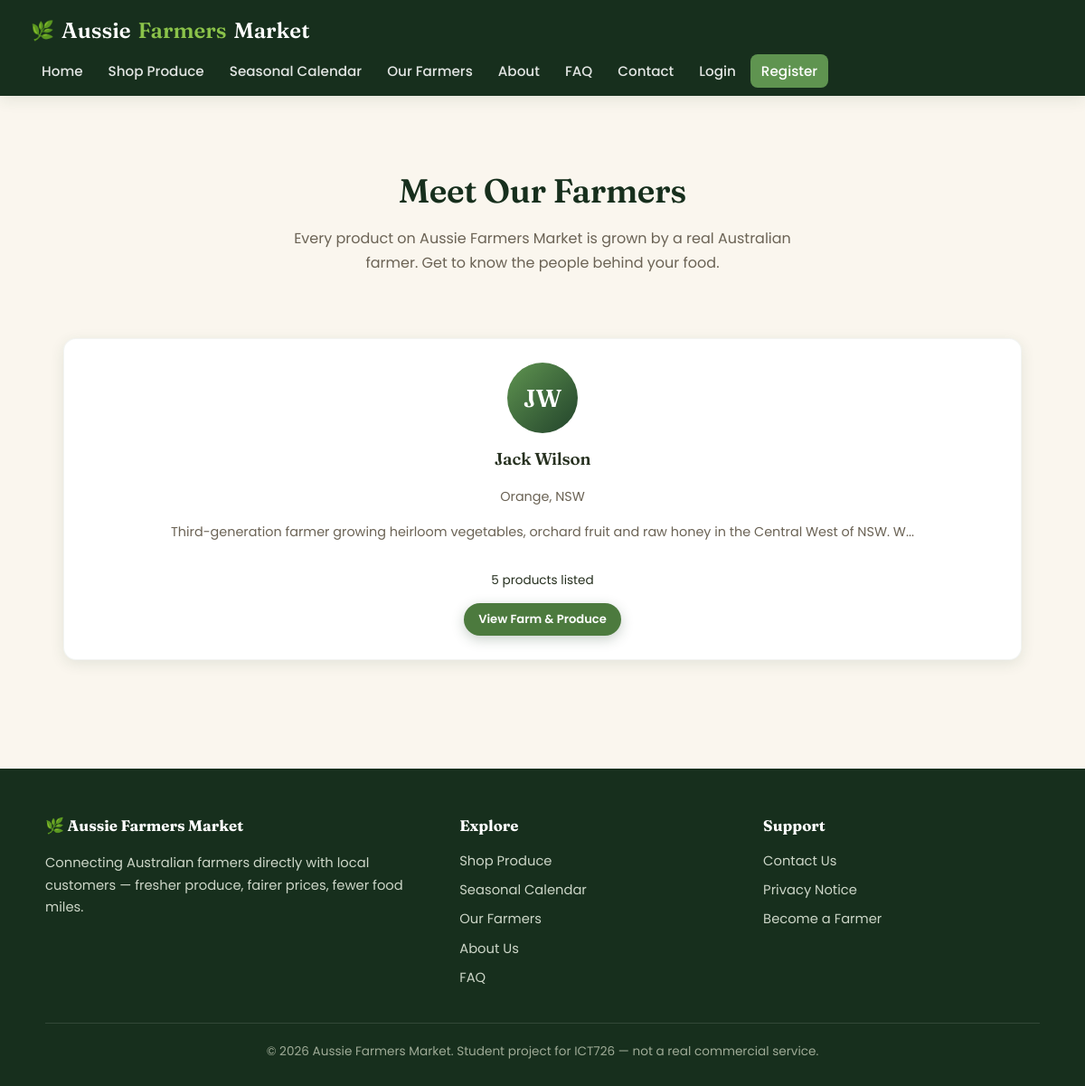
The app's page /farmers.php with its own data.
### tables this page shows
CREATE TABLE users (
    user_id INT AUTO_INCREMENT PRIMARY KEY,
    full_name VARCHAR(100) NOT NULL,
    email VARCHAR(150) NOT NULL UNIQUE,
    password VARCHAR(255) NOT NULL,            
    role ENUM('admin','farmer','customer') NOT NULL DEFAULT 'customer',
    phone VARCHAR(20),
    address VARCHAR(255),
    suburb VARCHAR(100),
    state VARCHAR(50),
    postcode VARCHAR(10),
    bio TEXT NULL,                              
    status ENUM('active','suspended') NOT NULL DEFAULT 'active',
    created_at TIMESTAMP DEFAULT CURRENT_TIMESTAMP
);

### includes/functions.php (called while the page is built, shortened)
<?php
function clean($data) {
    return htmlspecialchars(trim($data ?? ''), ENT_QUOTES, 'UTF-8');
}

### farmers.php (the view, shortened to what this page needs)
<?php
require_once __DIR__ . '/includes/functions.php';
require_once __DIR__ . '/config/db.php';
$farmers = $pdo->query("SELECT u.*, COUNT(p.product_id) AS product_count
                         FROM users u
                         LEFT JOIN products p ON p.farmer_id = u.user_id AND p.status = 'active'
                         WHERE u.role = 'farmer' AND u.status = 'active'
                         GROUP BY u.user_id
                         ORDER BY u.full_name")->fetchAll();
require_once __DIR__ . '/includes/header.php';
function initials($name) {
    $parts = explode(' ', trim($name));
    $letters = '';
    foreach (array_slice($parts, 0, 2) as $p) { $letters .= strtoupper(substr($p, 0, 1)); }
    return $letters ?: '?';
}
function truncate_text($text, $length = 110) {
    $text = trim($text);
    return rtrim(substr($text, 0, $length)) . '...';
}
?>
<div class="page-header">
  <h1>Meet Our Farmers</h1>
  <p>Every product on Aussie Farmers Market is grown by a real Australian farmer. Get to know the people behind your food.</p>
</div>
<section class="section">
  <?php if (empty($farmers)): ?>
    <p class="text-center">No farmers have joined yet &mdash; <a href="<?php echo BASE_URL; ?>/register.php">be the first to sign up</a>!</p>
  <?php else: ?>
    <div class="grid">
      <?php foreach ($farmers as $f): ?>
        <div class="farmer-card">
          <div class="farmer-avatar"><?php echo clean(initials($f['full_name'])); ?></div>
          <h3><?php echo clean($f['full_name']); ?></h3>
          <p class="location"><?php echo clean($f['suburb']); ?>, <?php echo clean($f['state']); ?></p>
          <p style="font-size:0.9rem;color:var(--text-muted);min-height:40px;">
            <?php echo $f['bio'] ? clean(truncate_text($f['bio'], 110)) : 'This farmer hasn\'t added a bio yet.'; ?>
          </p>
          <p style="font-size:0.85rem;margin-bottom:14px;"><?php echo (int) $f['product_count']; ?> product<?php echo $f['product_count']==1?'':'s'; ?> listed</p>
          <a href="<?php echo BASE_URL; ?>/farmer_profile.php?id=<?php echo (int) $f['user_id']; ?>" class="btn btn-small">View Farm & Produce</a>
        </div>
      <?php endforeach; ?>
    </div>
  <?php endif; ?>
</section>
<?php require_once __DIR__ . '/includes/footer.php'; ?>

### assets/css/style.css (style rules this page uses)
:root { --green-dark: #22432b; --green-darker: #172f1d; --green: #4c7a3e; --green-mid: #5f9450; --green-light: #8bc34a; --amber: #e2a03f; --amber-dark: #c9832a; --terracotta: #d9694f; --cream: #faf6ee; --cream-deep: #f2ead9; --text-dark: #26301f; --text-muted: #6b6355; --white: #ffffff; --error: #b3261e; --success: #2e7d32; --radius: 14px; --radius-sm: 8px; --shadow: 0 4px 16px rgba(34, 67, 43, 0.10); --shadow-lg: 0 14px 40px rgba(34, 67, 43, 0.18); --font-display: 'Fraunces', Georgia, serif; --font-body: 'Poppins', 'Segoe UI', Roboto, Arial, sans-serif; }
* { box-sizing: border-box; }
body { margin: 0; font-family: var(--font-body); color: var(--text-dark); background: var(--cream); line-height: 1.65; -webkit-font-smoothing: antialiased; }
h1, h2, h3 { font-family: var(--font-display); font-weight: 600; letter-spacing: -0.01em; }
a { color: var(--green-dark); transition: color 0.15s ease; }
.btn { display: inline-block; background: var(--green); color: #fff; padding: 13px 28px; border-radius: 30px; text-decoration: none; border: none; cursor: pointer; font-size: 1rem; font-weight: 600; font-family: var(--font-body); transition: background 0.2s ease, transform 0.15s ease, box-shadow 0.2s ease; box-shadow: 0 4px 14px rgba(34,67,43,0.25); }
.btn-small { padding: 7px 16px; font-size: 0.82rem; border-radius: 20px; }
.section { padding: 60px 0; }
.grid { display: grid; grid-template-columns: repeat(auto-fit, minmax(240px, 1fr)); gap: 26px; }
.farmer-card { background: var(--white); border-radius: var(--radius); box-shadow: var(--shadow); padding: 26px; text-align: center; transition: transform 0.2s ease, box-shadow 0.2s ease; border: 1px solid rgba(34,67,43,0.06); }
.farmer-avatar { width: 78px; height: 78px; border-radius: 50%; background: linear-gradient(135deg, var(--green-mid), var(--green-dark)); color: #fff; display: flex; align-items: center; justify-content: center; font-family: var(--font-display); font-size: 1.7rem; font-weight: 600; margin: 0 auto 14px; }
.farmer-card h3 { margin: 0 0 4px; }
.farmer-card .location { color: var(--text-muted); font-size: 0.9rem; margin-bottom: 12px; }
.page-header { text-align: center; padding: 50px 20px 10px; }
.page-header h1 { font-size: 2.3rem; color: var(--green-darker); margin-bottom: 10px; }
.page-header p { color: var(--text-muted); max-width: 600px; margin: 0 auto; }
.card, .category-card, .farmer-card { animation: fadeInUp 0.5s ease both; }

### records on screen
users: full_name "JW", full_name "Jack Wilson", suburb "Orange", state "NSW", bio "Third-generation farmer growing heirloom vegetables, orchard fruit and raw honey in the Central West of NSW. W...", product_count "5"
